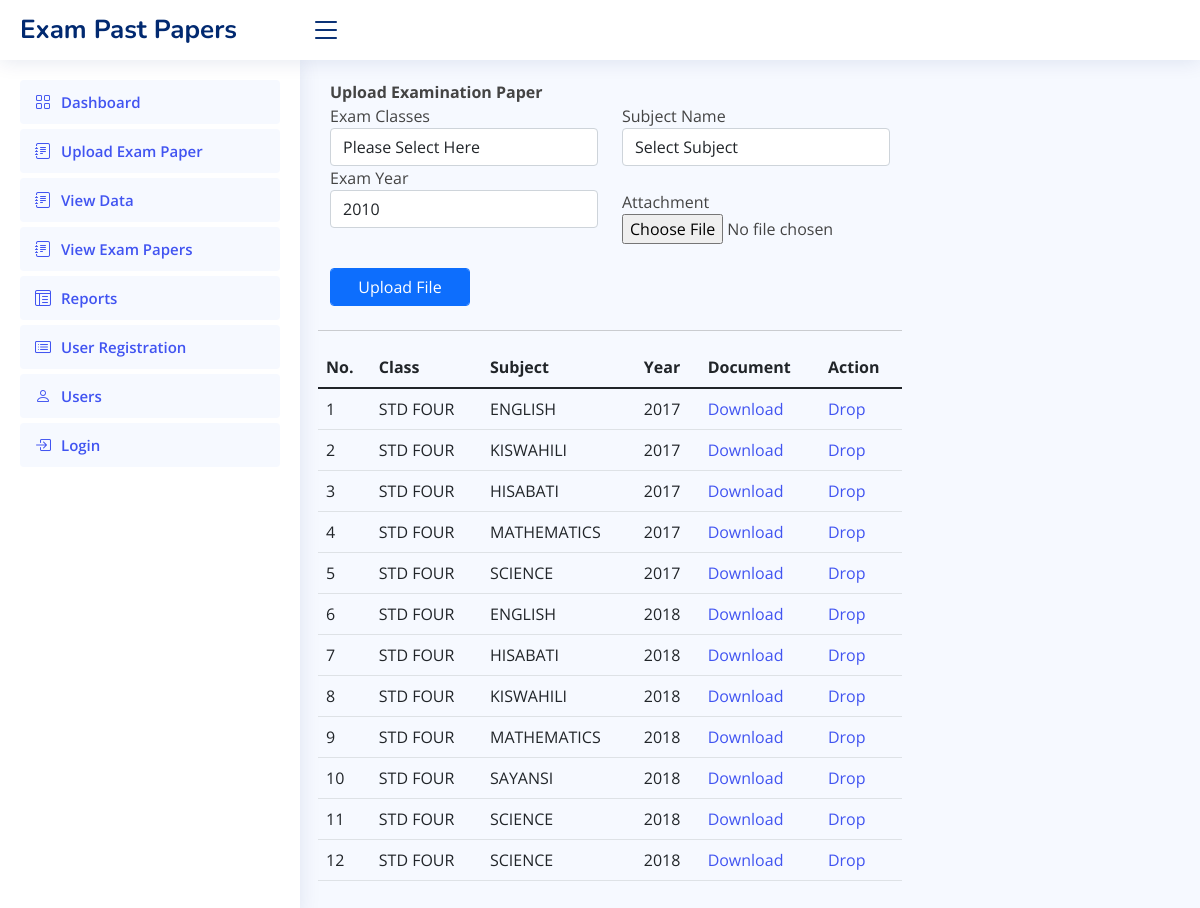
/index.php?ep=upload_paper, run on the app's committed database.
### tables this page shows
CREATE TABLE `past_papers` (
  `id` int(11) NOT NULL AUTO_INCREMENT,
  `exam_type_code` varchar(45) DEFAULT NULL,
  `subject_id` varchar(45) DEFAULT NULL,
  `exam_year` year(4) DEFAULT NULL,
  `attachment` longtext,
  `createdDate` datetime DEFAULT NULL,
  `modifiedDate` datetime DEFAULT NULL,
  `createdBy` int(11) DEFAULT NULL,
  PRIMARY KEY (`id`)
);

CREATE TABLE `exam_subject` (
  `exam_subject_id` int(11) NOT NULL AUTO_INCREMENT,
  `exam_subject` varchar(45) NOT NULL,
  `exam_class_id` tinyint(4) NOT NULL,
  PRIMARY KEY (`exam_subject_id`)
);

### DB.php (called while the page is built, shortened)
<?php
class DBHelper
{
    private $conn;
    public function __construct()
    {
        $database = new Database();
        $conn = $database->dbConnection();
        $this->conn = $conn;
    }
    public function getRows($table, $conditions = array())
    {
        $sql = 'SELECT';
        $sql .= array_key_exists("select", $conditions) ? $conditions['select'] : '*';
        $sql .= ' FROM ' . $table;
        if (array_key_exists("where", $conditions)) {
            $sql .= ' WHERE ';
            $i = 0;
            foreach ($conditions['where'] as $key => $value) {
                $pre = ($i > 0) ? ' AND ' : '';
                $sql .= $pre . $key . " = '" . $value . "'";
                $i++;
            }
        }
        if (array_key_exists("order_by", $conditions)) {
            $sql .= ' ORDER BY ' . $conditions['order_by'];
        }
        $query = $this->conn->prepare($sql);
        $query->execute();
        if (array_key_exists("return_type", $conditions) && $conditions['return_type'] != 'all') {
            switch ($conditions['return_type']) {
                case 'count':
                    $data = $query->rowCount();
                    break;
                case 'single':
                    $data = $query->fetch(PDO::FETCH_ASSOC);
                    break;
                default:
                    $data = '';
            }
        } else {
            if ($query->rowCount() > 0) {
                $data = $query->fetchAll();
            }
        }
        return !empty($data) ? $data : false;
    }
    public function getData($table, $attrName, $id, $id2)
    {
        try {
            $query = $this->getRows($table, array('where' => array($id => $id2), ' order_by' => $attrName . '  ASC'));
            if (!empty($query)) {
                foreach ($query as $q) {
                    $attrName = $q[$attrName];
                }
                return $attrName;
            }
        } catch (PDOException $exception) {
            echo "Getting Data error: " . $exception->getMessage();
        }
    }
}

### upload_paper.php (the view, shortened to what this page needs)
<?php
include 'DB.php';
$db = new DBHelper();
    ?>
            <div class="col-md-8">
            <div class="panel panel-default">
              <div class="panel-heading">
                <div class="pull-left"><strong>Upload Examination Paper</strong></div>
              </div>
              <form name="" id="" class="horizontal" method="post" enctype="multipart/form-data" action="">
              <div class="panel-body">
                <div class="padd">
                  <div class="form quick-post">
                  <div class="row">
                  <div class="col-lg-6">
                      <div class="form-group">
                        <label for="exam type">Exam Classes</label>
                  <select name="exam_type_name" id="exam_type_id" class="form-control select2" required>
                       <?php
                               $examClasses = $db->getRows('exam_classes',array('order_by'=>'exam_class_id ASC'));
                               if(!empty($examClasses)){
                                echo"<option value=''>Please Select Here</option>";
                                foreach($examClasses as $year){
                                $exam_class=$year['exam_class'];
                                $exam_classes_id=$year['exam_class_id'];
                               ?>
                               <option value="<?php echo $exam_classes_id;?>"><?php echo $exam_class;?></option>
                               <?php }}
           ?>
                    </select>
                  </div>
                  </div>
                  <div class="col-lg-6">
                          <label for="exam Class">Subject Name</label>
                          <select name="subject_id" id="subject_id" class="form-control select2" required>
                       <option value="">Select Subject</option>
                    </select>
                      </div>
                  </div>
     <div class="row">
                  <div class="col-lg-6">
                        <label for="examYear">Exam Year</label>
                          <select name="exam_year" class="form-control" required>
                            <?php
                            for($i=2010;$i<=date('Y');$i++)
                            {
                              echo "<option value='$i'>$i</option>";
                            }
                            ?>
        </select>
                     </div>
                     <div class="col-lg-6"> <br>
                        <label for="Attachment">Attachment</label>
                          <input type='file' name="pdf_file" accept=".pdf" />
                      </div>
                      </div>
                      <div class="form-group">
                                <div class="col-lg-3">
                                <input type="submit" name="doSubmit" value="Upload File" class="btn btn-primary form-control" /></div>
                                </div>
                      </div>
                    </form>
                  </div>
                </div>
<br>
<div class="row">
  <hr>
</div>
<div class="row">
                    <table class="table datatable"  cellspacing="0" width="100%">
                      <thead>
                      <tr>
                        <th>No.</th>
                        <th>Class</th>
                        <th>Subject</th>
                        <th>Year</th>
                        <th>Document</th>
                        <th>Action</th>
                         </tr>
                      </thead>
                      <tbody>
                      <?php
               $db=new DBHelper();
               $upload= $db->getRows('past_papers',array(' order_by'=>' exam_year ASC'));
               if(!empty($upload))
                {
                    ?>
                    <?php
                    $count = 0;
                    foreach($upload as $up)
                    {
                      $count++;
                      $id=$up['id'];
                      $subject_id=$up['subject_id'];
                      $exam_type_code=$up['exam_type_code'];
                      $examYear=$up['exam_year'];
                      $attachment=$up['attachment'];
                      $subjectName=$db->getData("exam_subject","exam_subject","exam_subject_id",$subject_id);
                      $exam_class=$db->getData("exam_classes","exam_class","exam_class_id",$exam_type_code);
                          ?>
                          <tr>
                          <td><?php echo $count;?></td>
                          <td><?php echo $exam_class;?></td>
                          <td><?php echo $subjectName;?></td>
                          <td><?php echo $examYear;?></td>
                          <td><a href="upload_doc/<?php echo $attachment;?>" class="glyphicon glyphicon-download-alt" target="_blank">Download</a></td>
                          <td><a href="action_upload_paper.php?action_type=delete&id=<?php echo $id; ?>"
                                class="glyphicon glyphicon-trash" onclick="return confirm('Are you sure you want to delete this paper?');">Drop</a></td>
                          </tr>
                          <?php
                    }
                    ?>
                    </tbody>
                    </table>
                    <?php
                }
             ?>
        </div>
</body>
</html>

### index.php (shortened to what this page needs)
<!DOCTYPE html>
<html lang="en">
<head>
  <link href="assets/vendor/bootstrap/css/bootstrap.min.css" rel="stylesheet">
  <link href="assets/vendor/bootstrap-icons/bootstrap-icons.css" rel="stylesheet">
  <link href="assets/vendor/boxicons/css/boxicons.min.css" rel="stylesheet">
  <link href="assets/vendor/quill/quill.snow.css" rel="stylesheet">
  <link href="assets/vendor/quill/quill.bubble.css" rel="stylesheet">
  <link href="assets/vendor/remixicon/remixicon.css" rel="stylesheet">
  <link href="assets/vendor/simple-datatables/style.css" rel="stylesheet">
  <link href="assets/css/style.css" rel="stylesheet">
</head>
<body>
  <header id="header" class="header fixed-top d-flex align-items-center">
    <div class="d-flex align-items-center justify-content-between">
      <a href="index.html" class="logo d-flex align-items-center">
        <span class="d-none d-lg-block">Exam Past Papers</span>
      </a>
      <i class="bi bi-list toggle-sidebar-btn"></i>
    </div>
  </header>
  <aside id="sidebar" class="sidebar">
  <?php
        include("menu.php");
  ?>
  </aside>
  <main id="main" class="main">
  <div class="panel-body">
    <?php include("direction.php");?>
</body>
</html>

### menu.php
<div id="sidebar" class="nav-collapse ">
  <ul class="sidebar-nav" id="sidebar-nav">
      <li class="nav-item">
      <a class="nav-link " href="index.php?ep=dashboard">
      <i class="bi bi-grid"></i>
        <span>Dashboard</span>
      </a>
    </li>
    <li class="nav-item">
      <a class="nav-link " href="index.php?ep=upload_paper">
      <i class="bi bi-journal-text"></i>
        <span>Upload Exam Paper</span>
      </a>
    </li>
    <li class="nav-item">
      <a class="nav-link " href="index.php?ep=view_data">
      <i class="bi bi-journal-text"></i>
        <span>View Data</span>
      </a>
    </li>
    <li class="nav-item">
      <a class="nav-link " href="/exampaper/pastpapers/">
      <i class="bi bi-journal-text"></i>
        <span>View Exam Papers</span>
      </a>
    </li>
    <li class="nav-item">
      <a class="nav-link " href="index.php?ep=report">
      <i class="bi bi-layout-text-window-reverse"></i>
        <span>Reports</span>
      </a>
    </li>
    <li class="nav-item">
      <a class="nav-link " href="index.php?ep=registration">
      <i class="bi bi-card-list"></i>
      <span>User Registration</span>
      </a>
    </li>
    <li class="nav-item">
      <a class="nav-link " href="index.php?ep=view_users">
      <i class="bi bi-person"></i>
      <span>Users</span>
      </a>
    </li>
    <li class="nav-item">
      <a class="nav-link " href="index.php?ep=login">
      <i class="bi bi-box-arrow-in-right"></i>
      <span>Login</span>
      </a>
    </li>
  </ul>
</div>

### direction.php (shortened to what this page needs)
<?php
	  switch((isset($_GET['ep'])?$_GET['ep'] : ''))
	  {
            case 'upload_paper':
            include 'upload_paper.php';
            break;
	  }
	  ?>

### assets/css/style.css (style rules this page uses)
:root { scroll-behavior: smooth; }
body { font-family: "Open Sans", sans-serif; background: #f6f9ff; color: #444444; }
a { color: #4154f1; text-decoration: none; }
#main { margin-top: 60px; padding: 20px 30px; transition: all 0.3s; }
.logo { line-height: 1; }
@media (min-width: 1200px) { .logo { width: 280px; } }
.logo span { font-size: 26px; font-weight: 700; color: #012970; font-family: "Nunito", sans-serif; }
.header { transition: all 0.5s; z-index: 997; height: 60px; box-shadow: 0px 2px 20px rgba(1, 41, 112, 0.1); background-color: #fff; padding-left: 20px; }
.header .toggle-sidebar-btn { font-size: 32px; padding-left: 10px; cursor: pointer; color: #012970; }
.sidebar { position: fixed; top: 60px; left: 0; bottom: 0; width: 300px; z-index: 996; transition: all 0.3s; padding: 20px; overflow-y: auto; scrollbar-width: thin; scrollbar-color: #aab7cf transparent; box-shadow: 0px 0px 20px rgba(1, 41, 112, 0.1); background-color: #fff; }
@media (min-width: 1200px) { #main, #footer { margin-left: 300px; } }
.sidebar-nav { padding: 0; margin: 0; list-style: none; }
.sidebar-nav li { padding: 0; margin: 0; list-style: none; }
.sidebar-nav .nav-item { margin-bottom: 5px; }
.sidebar-nav .nav-link { display: flex; align-items: center; font-size: 15px; font-weight: 600; color: #4154f1; transition: 0.3; background: #f6f9ff; padding: 10px 15px; border-radius: 4px; }
.sidebar-nav .nav-link i { font-size: 16px; margin-right: 10px; color: #4154f1; }

### data on the page
past_papers: exam_class "STD FOUR", subject.exam_subject "ENGLISH", exam_year "2017"
past_papers: exam_class "STD FOUR", subject.exam_subject "KISWAHILI", exam_year "2017"
past_papers: exam_class "STD FOUR", subject.exam_subject "HISABATI", exam_year "2017"
past_papers: exam_class "STD FOUR", subject.exam_subject "MATHEMATICS", exam_year "2017"
past_papers: exam_class "STD FOUR", subject.exam_subject "SCIENCE", exam_year "2017"
past_papers: exam_class "STD FOUR", subjectName "ENGLISH", exam_year "2018"
past_papers: exam_class "STD FOUR", subjectName "HISABATI", exam_year "2018"
past_papers: exam_class "STD FOUR", subjectName "KISWAHILI", exam_year "2018"
past_papers: exam_class "STD FOUR", subjectName "MATHEMATICS", exam_year "2018"
past_papers: exam_class "STD FOUR", subject.exam_subject "SAYANSI", exam_year "2018"
past_papers: exam_class "STD FOUR", subjectName "SCIENCE", exam_year "2018"
past_papers: exam_class "STD FOUR", subjectName "SCIENCE", exam_year "2018"

### other printed values
form field exam_year "2010"
